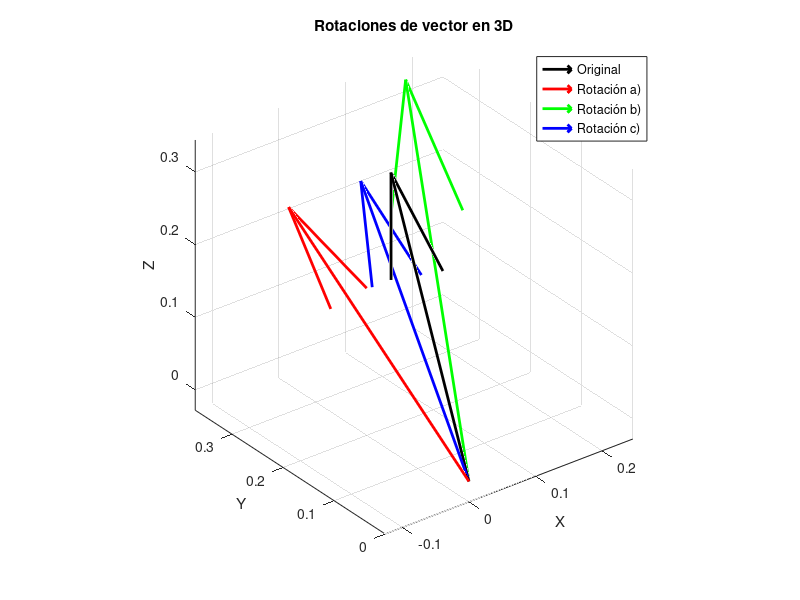

MATLAB code to generate this figure:
%IE1103 Temas Especiales II en Ingeniería
%Problema 3 Tarea 2
%Mauricio Rodirguez Obando, B96694

% Definir el vector original
z = [0.1, 0.3, 0.3]';

% Rotación a) 30° alrededor del eje z
theta = 30 * pi / 180; % Convertir a radianes
Rz = [cos(theta), -sin(theta), 0;
      sin(theta), cos(theta), 0;
      0, 0, 1];
z_rot_a = Rz * z;
disp('Rotacion de 30 en z del vector dado:')
disp(z_rot_a);

% Rotación b) con la matriz dada
R_given = [0.925417, 0.0180283, 0.378522;
           0.163176, 0.882564, 0.44097;
           -0.34202, 0.469846, 0.813798];
z_rot_b = R_given * z;
disp('Rotacion de acuerdo con matriz de rotacion:')
disp(z_rot_b);

% Rotación c) "roll, pitch, yaw" (10°, 20°, 30°)
roll = 10 * pi / 180;
pitch = 20 * pi / 180;
yaw = 30 * pi / 180;

Rx = [1, 0, 0;
      0, cos(roll), -sin(roll);
      0, sin(roll), cos(roll)];
Ry = [cos(pitch), 0, sin(pitch);
      0, 1, 0;
      -sin(pitch), 0, cos(pitch)];
Rz = [cos(yaw), -sin(yaw), 0;
      sin(yaw), cos(yaw), 0;
      0, 0, 1];

R_total = Rz * Ry * Rx;
disp('Rotacion Total:')
disp(R_total);

z_rot_c = R_total * z;
disp('Rotacion de acuerdo con roll, pitch y yaw:')
disp(z_rot_c);

% Graficar los resultados
figure;
quiver3(0, 0, 0, z(1), z(2), z(3), 'k', 'LineWidth', 2); hold on;
quiver3(0, 0, 0, z_rot_a(1), z_rot_a(2), z_rot_a(3), 'r', 'LineWidth', 2);
quiver3(0, 0, 0, z_rot_b(1), z_rot_b(2), z_rot_b(3), 'g', 'LineWidth', 2);
quiver3(0, 0, 0, z_rot_c(1), z_rot_c(2), z_rot_c(3), 'b', 'LineWidth', 2);

% Configuración del gráfico
legend('Original', 'Rotación a)', 'Rotación b)', 'Rotación c)');
xlabel('X'); ylabel('Y'); zlabel('Z');
title('Rotaciones de vector en 3D');
grid on;
axis equal;